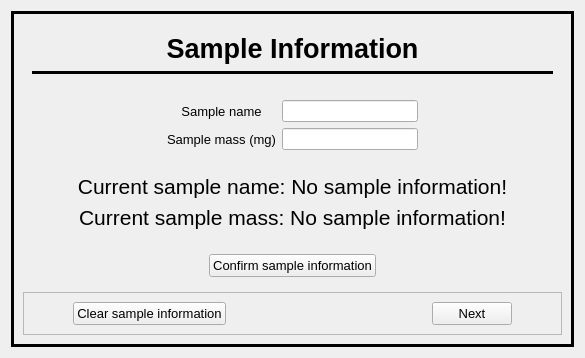
      <widget class="QWidget" name="tab_sample">
       <attribute name="title">
        <string>Sample</string>
       </attribute>
       <layout class="QVBoxLayout" name="verticalLayout_3">
        <item>
         <widget class="QFrame" name="sampleMainFrame">
          <property name="frameShape">
           <enum>QFrame::Box</enum>
          </property>
          <property name="frameShadow">
           <enum>QFrame::Plain</enum>
          </property>
          <property name="lineWidth">
           <number>3</number>
          </property>
          <layout class="QVBoxLayout" name="verticalLayout_8">
           <item>
            <widget class="QFrame" name="sampleTitleFrame">
             <property name="sizePolicy">
              <sizepolicy hsizetype="Preferred" vsizetype="Fixed">
               <horstretch>0</horstretch>
               <verstretch>0</verstretch>
              </sizepolicy>
             </property>
             <property name="minimumSize">
              <size>
               <width>0</width>
               <height>62</height>
              </size>
             </property>
             <property name="frameShape">
              <enum>QFrame::NoFrame</enum>
             </property>
             <property name="frameShadow">
              <enum>QFrame::Plain</enum>
             </property>
             <property name="lineWidth">
              <number>3</number>
             </property>
             <layout class="QGridLayout" name="gridLayout_11">
              <item row="0" column="0">
               <widget class="QLabel" name="sampleTitleLbl">
                <property name="sizePolicy">
                 <sizepolicy hsizetype="Preferred" vsizetype="Fixed">
                  <horstretch>0</horstretch>
                  <verstretch>0</verstretch>
                 </sizepolicy>
                </property>
                <property name="font">
                 <font>
                  <pointsize>20</pointsize>
                  <weight>75</weight>
                  <bold>true</bold>
                 </font>
                </property>
                <property name="text">
                 <string>Sample Information</string>
                </property>
                <property name="alignment">
                 <set>Qt::AlignCenter</set>
                </property>
               </widget>
              </item>
              <item row="1" column="0">
               <widget class="Line" name="sampleTitleHLine">
                <property name="frameShadow">
                 <enum>QFrame::Plain</enum>
                </property>
                <property name="lineWidth">
                 <number>3</number>
                </property>
                <property name="midLineWidth">
                 <number>1</number>
                </property>
                <property name="orientation">
                 <enum>Qt::Horizontal</enum>
                </property>
               </widget>
              </item>
             </layout>
            </widget>
           </item>
           <item>
            <widget class="QFrame" name="sampleInfoFrame">
             <property name="frameShape">
              <enum>QFrame::NoFrame</enum>
             </property>
             <property name="frameShadow">
              <enum>QFrame::Plain</enum>
             </property>
             <property name="lineWidth">
              <number>1</number>
             </property>
             <layout class="QGridLayout" name="gridLayout_4">
              <item row="0" column="2">
               <widget class="QLineEdit" name="sampleNameLineEdit"/>
              </item>
              <item row="0" column="1">
               <widget class="QLabel" name="sampleNameLbl">
                <property name="font">
                 <font>
                  <pointsize>10</pointsize>
                 </font>
                </property>
                <property name="text">
                 <string>Sample name</string>
                </property>
                <property name="alignment">
                 <set>Qt::AlignCenter</set>
                </property>
               </widget>
              </item>
              <item row="1" column="1">
               <widget class="QLabel" name="sampleMassLbl">
                <property name="font">
                 <font>
                  <pointsize>10</pointsize>
                 </font>
                </property>
                <property name="text">
                 <string>Sample mass (mg)</string>
                </property>
                <property name="alignment">
                 <set>Qt::AlignCenter</set>
                </property>
               </widget>
              </item>
              <item row="1" column="2">
               <widget class="QLineEdit" name="sampleMassLineEdit"/>
              </item>
              <item row="0" column="0">
               <spacer name="horizontalSpacer_7">
                <property name="orientation">
                 <enum>Qt::Horizontal</enum>
                </property>
                <property name="sizeHint" stdset="0">
                 <size>
                  <width>40</width>
                  <height>20</height>
                 </size>
                </property>
               </spacer>
              </item>
              <item row="0" column="3">
               <spacer name="horizontalSpacer_8">
                <property name="orientation">
                 <enum>Qt::Horizontal</enum>
                </property>
                <property name="sizeHint" stdset="0">
                 <size>
                  <width>40</width>
                  <height>20</height>
                 </size>
                </property>
               </spacer>
              </item>
              <item row="1" column="0">
               <spacer name="horizontalSpacer_9">
                <property name="orientation">
                 <enum>Qt::Horizontal</enum>
                </property>
                <property name="sizeHint" stdset="0">
                 <size>
                  <width>40</width>
                  <height>20</height>
                 </size>
                </property>
               </spacer>
              </item>
              <item row="1" column="3">
               <spacer name="horizontalSpacer_10">
                <property name="orientation">
                 <enum>Qt::Horizontal</enum>
                </property>
                <property name="sizeHint" stdset="0">
                 <size>
                  <width>40</width>
                  <height>20</height>
                 </size>
                </property>
               </spacer>
              </item>
             </layout>
            </widget>
           </item>
           <item>
            <widget class="QFrame" name="currentSampleInfoFrame">
             <property name="frameShape">
              <enum>QFrame::NoFrame</enum>
             </property>
             <property name="frameShadow">
              <enum>QFrame::Plain</enum>
             </property>
             <property name="lineWidth">
              <number>1</number>
             </property>
             <layout class="QVBoxLayout" name="verticalLayout_10">
              <item>
               <widget class="QLabel" name="currentSampleNameLbl">
                <property name="font">
                 <font>
                  <pointsize>16</pointsize>
                 </font>
                </property>
                <property name="text">
                 <string>Current sample name: No sample information!</string>
                </property>
                <property name="alignment">
                 <set>Qt::AlignCenter</set>
                </property>
               </widget>
              </item>
              <item>
               <widget class="QLabel" name="currentSampleMassLbl">
                <property name="font">
                 <font>
                  <pointsize>16</pointsize>
                 </font>
                </property>
                <property name="text">
                 <string>Current sample mass: No sample information!</string>
                </property>
                <property name="alignment">
                 <set>Qt::AlignCenter</set>
                </property>
               </widget>
              </item>
             </layout>
            </widget>
           </item>
           <item>
            <widget class="QFrame" name="confirmSampleInfoFrame">
             <property name="frameShape">
              <enum>QFrame::NoFrame</enum>
             </property>
             <property name="frameShadow">
              <enum>QFrame::Sunken</enum>
             </property>
             <layout class="QHBoxLayout" name="horizontalLayout_9">
              <item>
               <spacer name="horizontalSpacer_11">
                <property name="orientation">
                 <enum>Qt::Horizontal</enum>
                </property>
                <property name="sizeHint" stdset="0">
                 <size>
                  <width>40</width>
                  <height>20</height>
                 </size>
                </property>
               </spacer>
              </item>
              <item>
               <widget class="QPushButton" name="confirmSampleInfoBtn">
                <property name="font">
                 <font>
                  <pointsize>10</pointsize>
                 </font>
                </property>
                <property name="text">
                 <string>Confirm sample information</string>
                </property>
                <property name="default">
                 <bool>false</bool>
                </property>
                <property name="flat">
                 <bool>false</bool>
                </property>
               </widget>
              </item>
              <item>
               <spacer name="horizontalSpacer_16">
                <property name="orientation">
                 <enum>Qt::Horizontal</enum>
                </property>
                <property name="sizeHint" stdset="0">
                 <size>
                  <width>40</width>
                  <height>20</height>
                 </size>
                </property>
               </spacer>
              </item>
             </layout>
            </widget>
           </item>
           <item>
            <widget class="QFrame" name="bottomSampleFrame">
             <property name="sizePolicy">
              <sizepolicy hsizetype="Preferred" vsizetype="Fixed">
               <horstretch>0</horstretch>
               <verstretch>0</verstretch>
              </sizepolicy>
             </property>
             <property name="frameShape">
              <enum>QFrame::StyledPanel</enum>
             </property>
             <property name="frameShadow">
              <enum>QFrame::Raised</enum>
             </property>
             <layout class="QHBoxLayout" name="horizontalLayout_7">
              <item>
               <spacer name="horizontalSpacer_17">
                <property name="orientation">
                 <enum>Qt::Horizontal</enum>
                </property>
                <property name="sizeHint" stdset="0">
                 <size>
                  <width>40</width>
                  <height>20</height>
                 </size>
                </property>
               </spacer>
              </item>
              <item>
               <widget class="QPushButton" name="clearSampleInfoBtn">
                <property name="font">
                 <font>
                  <pointsize>10</pointsize>
                 </font>
                </property>
                <property name="text">
                 <string>Clear sample information</string>
                </property>
               </widget>
              </item>
              <item>
               <spacer name="horizontalSpacer_6">
                <property name="orientation">
                 <enum>Qt::Horizontal</enum>
                </property>
                <property name="sizeType">
                 <enum>QSizePolicy::Fixed</enum>
                </property>
                <property name="sizeHint" stdset="0">
                 <size>
                  <width>200</width>
                  <height>20</height>
                 </size>
                </property>
               </spacer>
              </item>
              <item>
               <widget class="QPushButton" name="sampleTabNextBtn">
                <property name="font">
                 <font>
                  <pointsize>10</pointsize>
                 </font>
                </property>
                <property name="text">
                 <string>Next</string>
                </property>
               </widget>
              </item>
              <item>
               <spacer name="horizontalSpacer_18">
                <property name="orientation">
                 <enum>Qt::Horizontal</enum>
                </property>
                <property name="sizeHint" stdset="0">
                 <size>
                  <width>40</width>
                  <height>20</height>
                 </size>
                </property>
               </spacer>
              </item>
             </layout>
            </widget>
           </item>
          </layout>
         </widget>
        </item>
       </layout>
      </widget>
